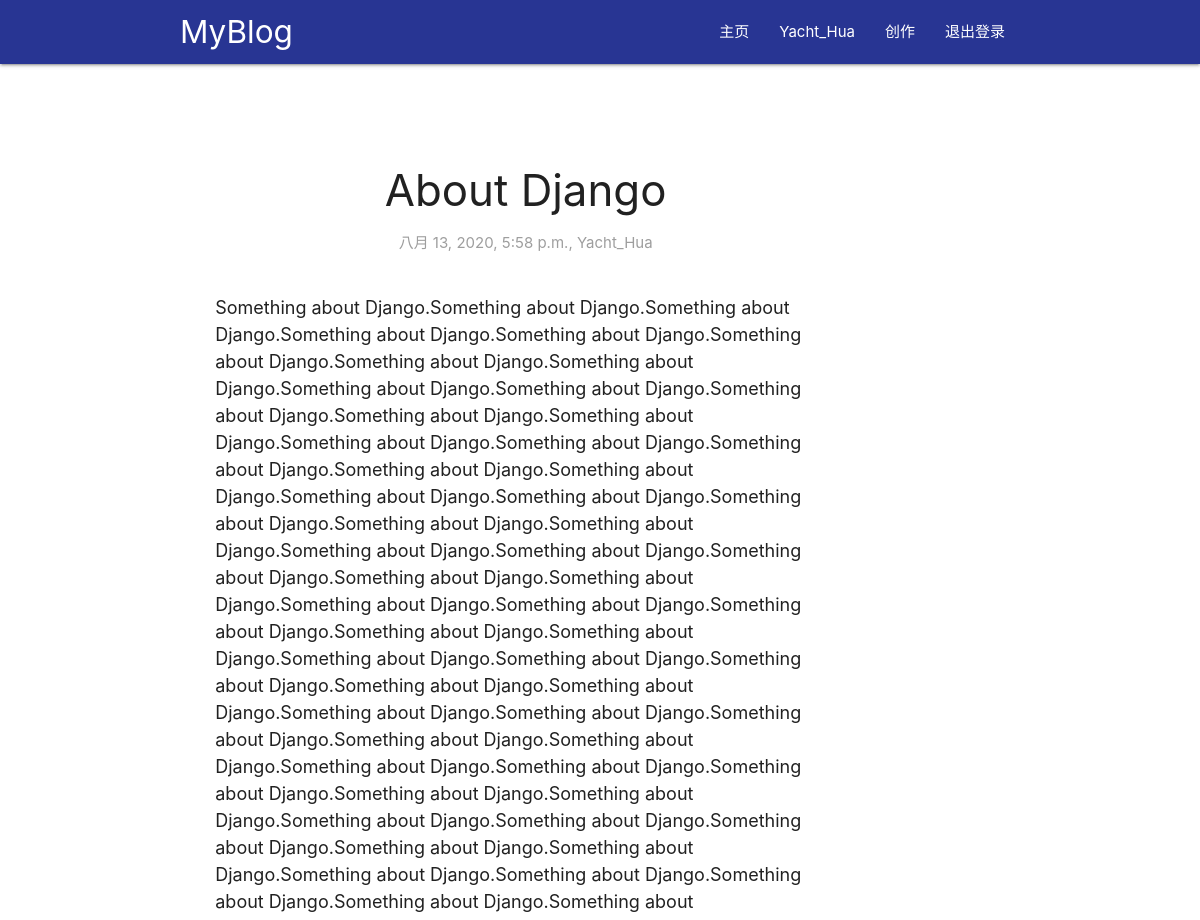
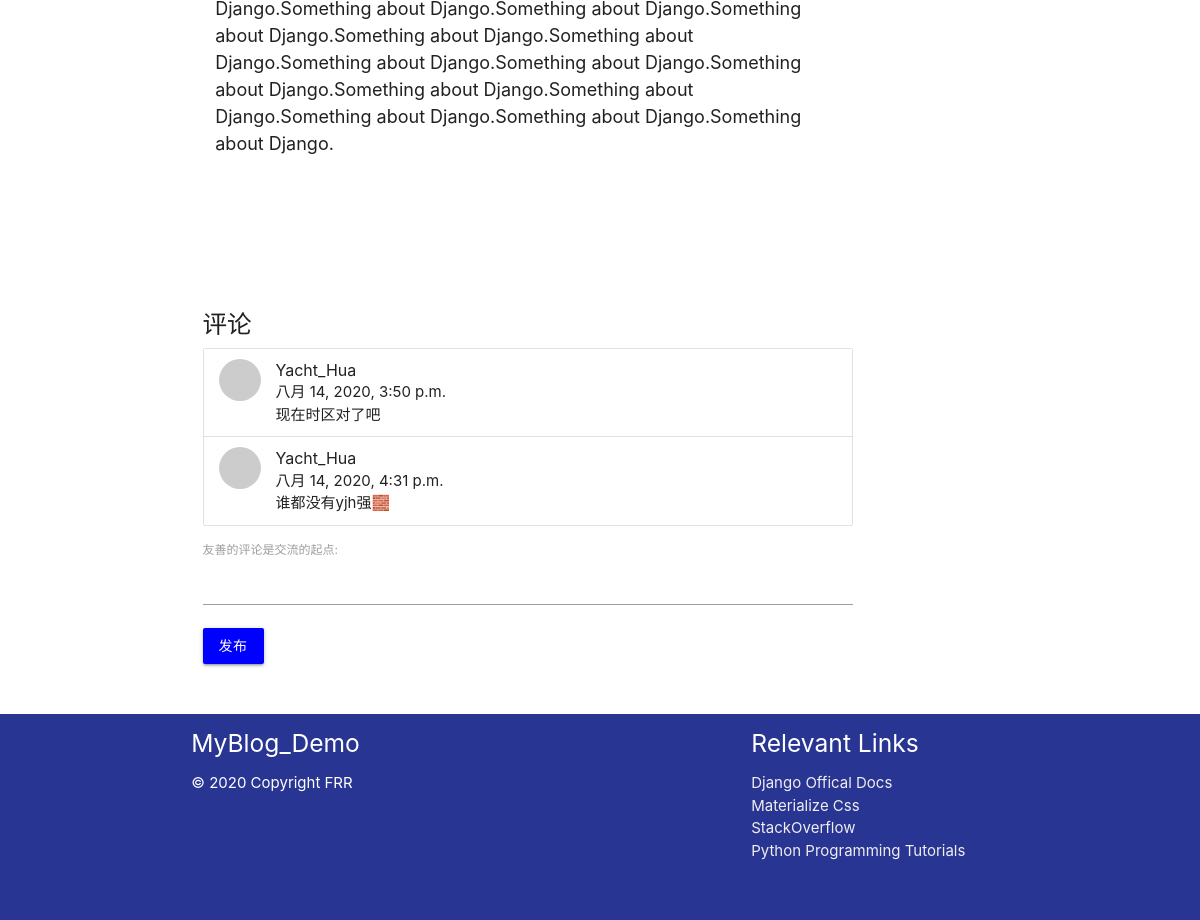
/1/ (signed in), run on the app's committed database (2 pictures, top to bottom).
### main/models.py (models this page shows, shortened)
class myBlog(models.Model):
	myBlog_title = models.CharField(max_length=50)
	myBlog_author = models.ForeignKey(User, on_delete=models.CASCADE)
	myBlog_datetime = models.DateTimeField('Date Published')
	myBlog_content = RichTextField()

class comment(models.Model):
	comment_article = models.ForeignKey(myBlog, on_delete=models.CASCADE)
	comment_author = models.ForeignKey(User, on_delete=models.CASCADE)
	comment_datetime = models.DateTimeField('Date Published')
	comment_content = models.CharField(max_length=200)

### main/views.py (the view)
# urls.py: path('<myBlog_id>/', views.detail, name="detail"),
def detail(request, myBlog_id):
	blog = myBlog.objects.get(pk=myBlog_id)
	commentset = comment.objects.filter(comment_article=blog)
	if request.method == 'POST':
		form = CommentForm(request.POST)
		if form.is_valid():
			if request.user.is_authenticated:
				new_comment = comment(comment_content=form.cleaned_data.get('comment_content'),
	            					  comment_article=blog,
	            					  comment_datetime=timezone.now(),
	            					  comment_author=request.user)
				new_comment.save()
			else:
				messages.info(request, '请先登录/注册再进行评论')
				return redirect("/login")
			form = CommentForm()
	else:
		form = CommentForm()
	return render(request = request,
				  template_name = "main/detail.html",
				  context = {"blog":blog, "commentset":commentset, "form":form})

### main/forms.py
class CommentForm(forms.Form):
	comment_content = forms.CharField(label='友善的评论是交流的起点', max_length=150)
	class Meta:
		model = comment
		fields = ("comment_content")

### main/templates/main/detail.html (shortened to what this page needs)
{% extends "main/header.html" %}
{% block content %}
    <div class="row">
      <div class="col s12 m9 l10" style="padding-right: 20px;">
       <div class="card z-depth-0" style="margin-top: 80px;">
       <h3 class="center-align">{{ blog.myBlog_title }}</h3>
       <p class="grey-text center-align">{{ blog.myBlog_datetime }}, {{ blog.myBlog_author }}</p>
        <div class="card-content" style="font-size: 18px; color: #212121;">
        <p>{{ blog.myBlog_content | safe }}</p>
        </div>
       </div>
      </div>
      </div>
    </div>
        <div class="row">
          <div class="container">
            <div class="input-field col s12">
              <div class="col s12 m9 l10" style="padding-right: 20px;">
                <div class="card z-depth-0" style="margin-top: 80px;">
                  <h5 class="left-align">评论</h5>
                      <ul class="collection">
                        {% for comments in commentset %}
                        <li class="collection-item avatar">
                          <img alt="" src="http://1.gravatar.com/avatar/a9c44b4ebec42ca44da01d0640a90c8e?s=64&amp;d=mm&amp;r=g" srcset="http://1.gravatar.com/avatar/a9c44b4ebec42ca44da01d0640a90c8e?s=128&amp;d=mm&amp;r=g 2x" class="circle">
                          <span class="title">{{comments.comment_author}}</span>
                          <p>{{comments.comment_datetime}}<br>
                             {{comments.comment_content}}
                          </p>
                        </li>
                        {% endfor %}
                      </ul>
                    <form method="post">
                      {{ form.as_p }}
                    <button class="btn" style="background-color: blue; color:white" type="submit">发布</button>
                    </form>
                </div>
              </div>
            </div>
          </div>
        </div>
    <footer class="page-footer, indigo darken-3">
          <div class="container">
            <div class="row">
              <div class="col l6 s12">
                <h5 class="white-text">MyBlog_Demo</h5>
                <p class="white-text">© 2020 Copyright FRR</p>
              </div>
              <div class="col l4 offset-l2 s12">
                <h5 class="white-text">Relevant Links</h5>
                <ul>
                  <li><a class="grey-text text-lighten-3" href="https://docs.djangoproject.com/">Django Offical Docs</a></li>
                  <li><a class="grey-text text-lighten-3" href="https://materializecss.com/">Materialize Css</a></li>
                  <li><a class="grey-text text-lighten-3" href="https://stackoverflow.com/">StackOverflow</a></li>
                  <li><a class="grey-text text-lighten-3" href="https://pythonprogramming.net/">Python Programming Tutorials</a></li>
                </ul>
              </div>
            </div>
          </div>
          <div class="footer-copyright">
            <div class="container">
            <br>
            </div>
          </div>
        </footer>
{% endblock %}

### main/templates/main/includes/navbar.html
<nav class="indigo darken-3">
    <div class="nav-wrapper container">
      <a id="logo-container" href="/" class="brand-logo">MyBlog</a>
      <ul id="nav-mobile" class="right hide-on-med-and-down">
        <li><a href="/">主页</a></li>
        {% if user.is_authenticated %}
        	<li><a href="/admin/main/myblog">{{user.username}}</a></li>
          <li><a href="/edit">创作</a></li>
        	<li><a href="/logout">退出登录</a></li>
        {% else %}
        	<li><a href="/login">登录</a></li>
        	<li><a href="/register">注册</a></li>
        {% endif %}
      </ul>
    </div>
</nav>

### data on the page
myBlog: myBlog_title "About Django", myBlog_datetime "八月 13, 2020, 5:58 p.m.", myBlog_author "Yacht_Hua", myBlog_content "Something about Django.Something about Django.Something about Django.Something about Django.Something about Django.Something about Django.Something about Django.Something about Django.Something about Django.Something about Django.Something about Django.Something about Django.Something about Django.Something about Django.Something about Django.Something about Django.Something about Django.Something about Django.Something about Django.Something about Django.Something about Django.Something about Django.Something about Django.Something about Django.Something about Django.Something about Django.Something about Django.Something about Django.Something about Django.Something about Django.Something…"
comment: comment_author "Yacht_Hua", comment_datetime "八月 14, 2020, 3:50 p.m.", comment_content "现在时区对了吧"
comment: comment_author "Yacht_Hua", comment_datetime "八月 14, 2020, 4:31 p.m.", comment_content "谁都没有yjh强🧱"

### other printed values
{{ user.username }} "Yacht_Hua"
